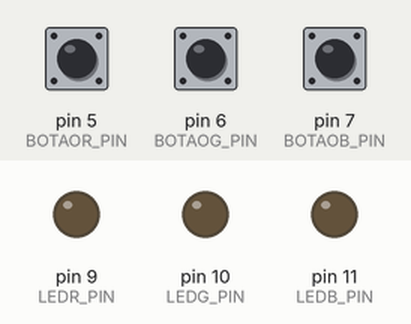
A sketch run on a simulated Arduino Uno, built with avr-gcc and run on an emulated ATmega328P. On the bench: output pins drawn as LEDs (lit = HIGH). The test bench sets the inputs (shaded band); at power-on: pin 5 (BOTAOR_PIN) HIGH, pin 6 (BOTAOG_PIN) HIGH, pin 7 (BOTAOB_PIN) HIGH.

Above: at 1.2 s.
1.3 s: pin 5 (BOTAOR_PIN) pulled LOW for 0.15 s
At 1.4 s:
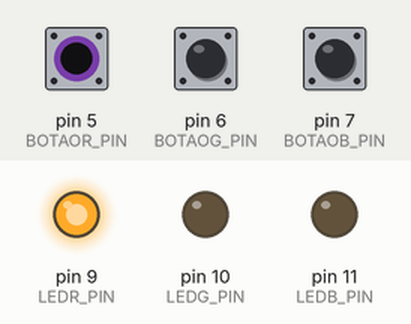
3.0 s: pin 6 (BOTAOG_PIN) pulled LOW for 0.15 s
At 3.1 s:
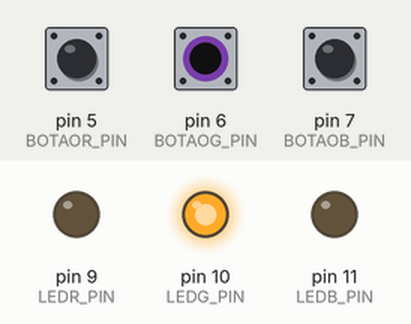
4.7 s: pin 7 (BOTAOB_PIN) pulled LOW for 0.15 s
At 4.8 s:
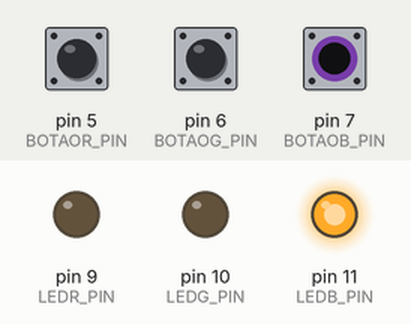
6.4 s: pin 7 (BOTAOB_PIN) pulled LOW for 3.2 s
At 10.8 s:
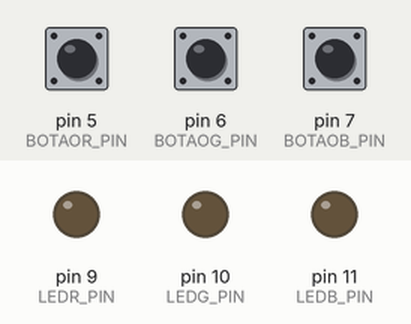
11.1 s: pin 5 (BOTAOR_PIN) pulled LOW for 3.2 s
At 12.1 s:
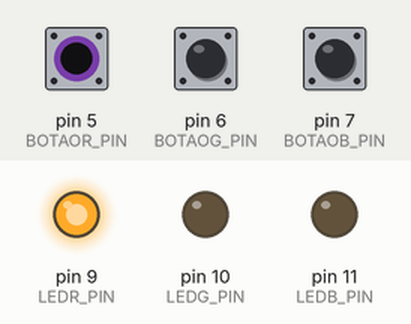
15.8 s: pin 5 (BOTAOR_PIN) driven LOW and pin 6 (BOTAOG_PIN) driven LOW
At 17.0 s:
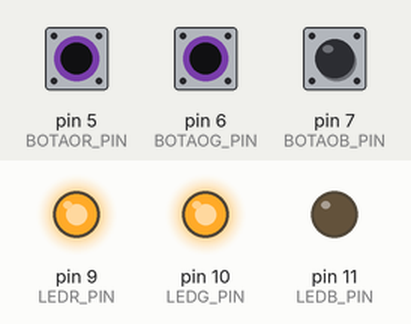
Timing chart, 0 to 18.3 s (numbered marks = the images above; inputs shaded):
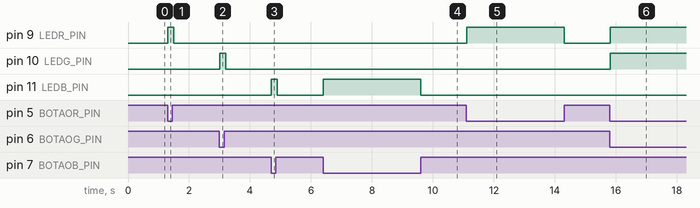

Measured:
- after the input at 1.3 s, pin 9 (LEDR_PIN): LOW → HIGH at once, → LOW 0.20 s later
- after the input at 3.0 s, pin 10 (LEDG_PIN): LOW → HIGH at once, → LOW 0.20 s later
- after the input at 4.7 s, pin 11 (LEDB_PIN): LOW → HIGH at once, → LOW 0.20 s later
- after the input at 6.4 s, pin 11 (LEDB_PIN): LOW → HIGH at once, → LOW 3.2 s later
- after the input at 11.1 s, pin 9 (LEDR_PIN): LOW → HIGH at once, → LOW 3.2 s later
- after the input at 15.8 s, pin 9 (LEDR_PIN), pin 10 (LEDG_PIN): LOW → HIGH at once

The sketch:

LedRGB.ino
```cpp
/*
  LED RGB:
    Junção de 3 LEDs (Red Green Blue)
    que em conjunto conseguem mostrar todas as cores.
    Seu módulo (se for cátodo) com o maior pino é
    aquele que deve ser conectado o GROUND e o resto
    é a alimentação das 3 cores.
*/

#define LEDR_PIN 9
#define LEDG_PIN 10
#define LEDB_PIN 11

#define BOTAOR_PIN 5
#define BOTAOG_PIN 6
#define BOTAOB_PIN 7

unsigned int leituraBotaoR;
unsigned int leituraBotaoG;
unsigned int leituraBotaoB;

void setup() {
  pinMode(LEDR_PIN, OUTPUT);
  pinMode(LEDG_PIN, OUTPUT);
  pinMode(LEDB_PIN, OUTPUT);

  pinMode(BOTAOR_PIN, INPUT_PULLUP);
  pinMode(BOTAOG_PIN, INPUT_PULLUP);
  pinMode(BOTAOB_PIN, INPUT_PULLUP);
}

void loop() {
  leituraBotaoR = digitalRead(BOTAOR_PIN);
  leituraBotaoG = digitalRead(BOTAOG_PIN);
  leituraBotaoB = digitalRead(BOTAOB_PIN);

  if(leituraBotaoR == LOW) {
    analogWrite(LEDR_PIN, 255);
  } else {
    analogWrite(LEDR_PIN, 0);
  }

  if(leituraBotaoG == LOW) {
    analogWrite(LEDG_PIN, 255);
  } else {
    analogWrite(LEDG_PIN, 0);
  }

  if(leituraBotaoB == LOW) {
    analogWrite(LEDB_PIN, 255);
  } else {
    analogWrite(LEDB_PIN, 0);
  }

  delay(100);
}
```
